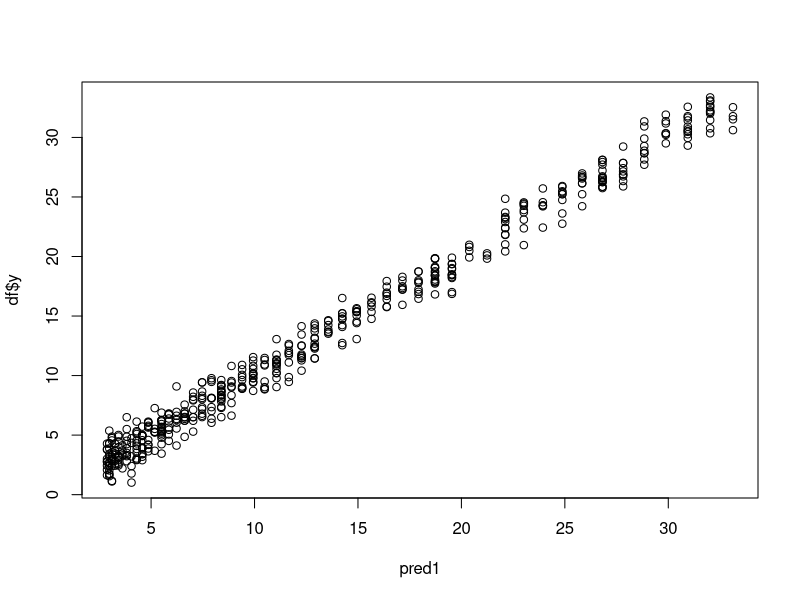
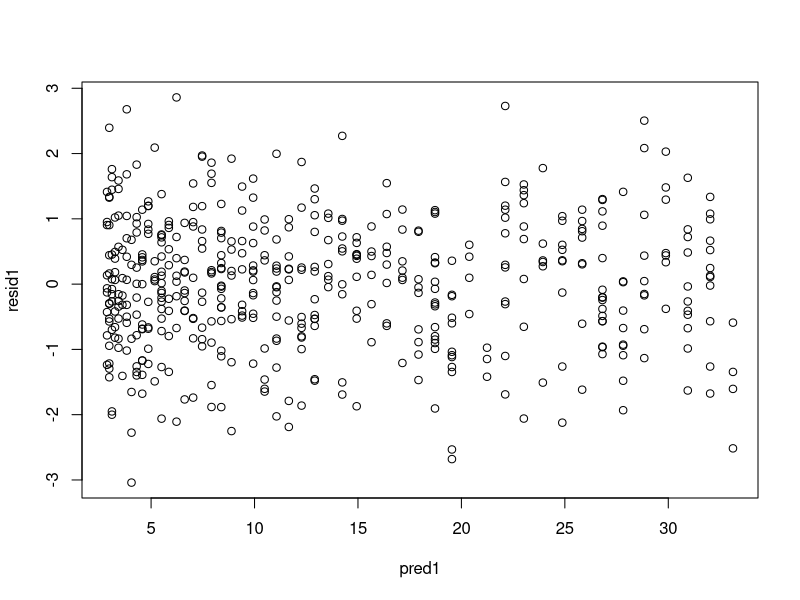
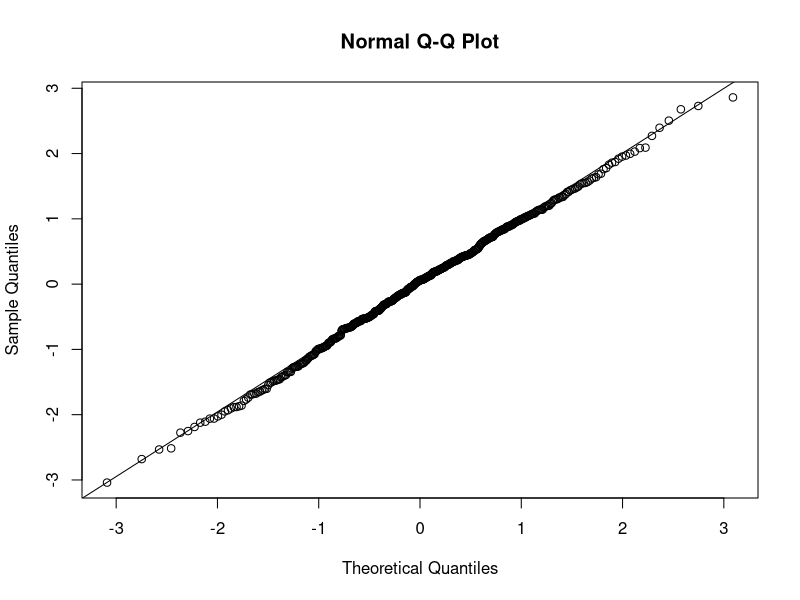

Source code (R) for these figures, in order: (Note: this script raises an error after producing the figures.)
#1. Linear regression
NN <- 500
set.seed(73391)
x1 <- round(runif(NN, 0, 5), 1)
y <- 3 + (x1^2) + x1 + rnorm(NN)
df <- data.frame(x1, y)

model1 <- lm(y ~ I(x1^2) + x1, df)

summary(model1)
    # estimate : their coefficients in the regression equation
    # parameters are good if
        # p-value < 0.05
        # abs(t-value) >= 2

    # max(t-value) is the most valueble param

    # model is good if adjusted Rsq -> 1
    # model has unnecessary param if adj Rsq is < 0 

# residuals
resid1 <- residuals(model1)

# predictions
pred1 <- predict(model1, df)

# to see predictions vs real values
plot(pred1, df$y)


# conditions for good model
    # 1) homoscedasticity of the residuals
        # with test
        lmtest::bptest(model1)      # H0 : the is heteroscedasticity; p-value

        # or with plot
        plot(pred1, resid1)         # the graphic should be scattered across the plot

    # 2) no autocorrelation of the residuals
        lmtest::dwtest(model1)      # H0 : the is no autocorrelation; p-value

    # 3) residuals are normally distributed
        # with test
        shapiro.test(resid1)       # H0 : the data is normally distributed

        # or with graphic 
        qqnorm(resid1)
        qqline(resid1)

# 2. Location tests
    # 1 variable
        # if normally distributed 
        t.test(vec, mu = H0_value, alternative = "")
            # alternative in {less, greater, two.sided}
            # if mu in conf interval we accept H0, else we reject it
            
        # if not
        wilcox.test(vec, mu = H0_value, alternative = "", conf.int = TRUE)
            # alternative in {less, greater}

    # 2 variables
    # H0 : E[X] - E[Y] = 0
    # H1 : E[X] - E[Y] != 0
        # if all have normal distirbution :
            # check for equal variances
            var.test(x, y)      # H0 : equal variances
            t.test(x, y, var.equal = TRUE) # if not equal variances var.equal = FALSE  

        #  if one doesn't have :
        wilcox.test(y ~ x, data = df, conf.int = TRUE, exact = FALSE)

    # more the 2 variables
    # Н0: E[X1] = E[X2] = ... = E[Xn]  for all 1, ..., n 
    # H1: E[Xi] != E[Xj]               for at least one i != j.
        # if all have normal distirbution :
        # check for homoscedasticity
            barlett.test(y ~ x, data = df)      # H0 : equal variances
            result <- aov(y ~ x, data = df)
            summary(result)

        #  if one doesn't have :
        kruskal.test(y ~ x, data = df) 


        

